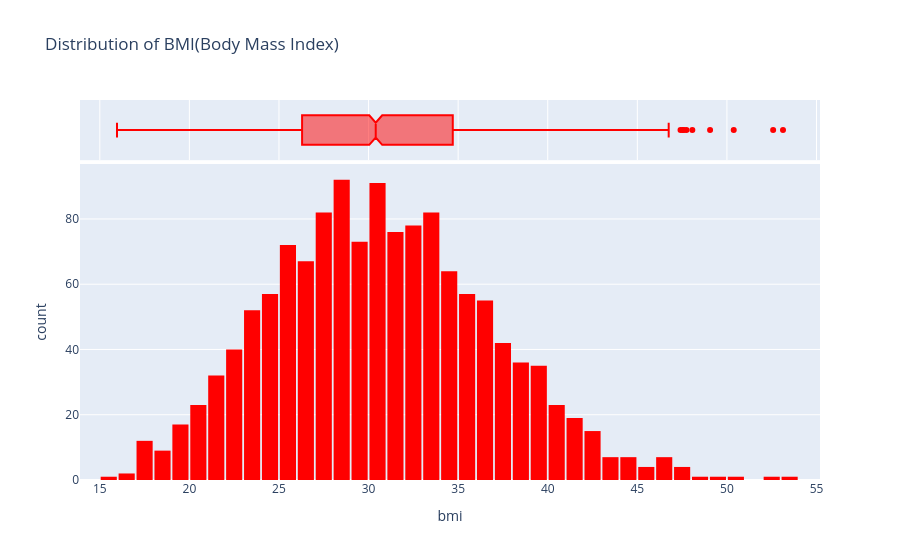

Notebook source saved alongside this figure:
### Code cell
fig = px.histogram(df,
                   x='bmi',
                   marginal='box',
                   color_discrete_sequence=['red'],
                   title='Distribution of BMI(Body Mass Index)')
fig.update_layout(bargap=0.1)
fig.show()

### Figure 1 — Plotly figure (JSON) as saved in the notebook; plotly's stock layout.template omitted (floating-point values rounded to 4 significant figures; data arrays with more than 128 entries replaced by an {"elided": "..."} marker saying what was removed)
{"data": [{"bingroup": "x", "hovertemplate": "bmi=%{x}<br>count=%{y}<extra></extra>", "legendgroup": "", "marker": {"color": "red", "pattern": {"shape": ""}}, "name": "", "orientation": "v", "showlegend": false, "type": "histogram", "x": {"elided": "1338 float values"}, "xaxis": "x", "yaxis": "y"}, {"hovertemplate": "bmi=%{x}<extra></extra>", "legendgroup": "", "marker": {"color": "red"}, "name": "", "notched": true, "showlegend": false, "type": "box", "x": {"elided": "1338 float values"}, "xaxis": "x2", "yaxis": "y2"}], "layout": {"bargap": 0.1, "barmode": "relative", "legend": {"tracegroupgap": 0}, "title": {"text": "Distribution of BMI(Body Mass Index)"}, "xaxis": {"anchor": "y", "domain": [0, 1], "title": {"text": "bmi"}}, "xaxis2": {"anchor": "y2", "domain": [0, 1], "matches": "x", "showgrid": true, "showticklabels": false}, "yaxis": {"anchor": "x", "domain": [0, 0.8316], "title": {"text": "count"}}, "yaxis2": {"anchor": "x2", "domain": [0.8416, 1], "matches": "y2", "showgrid": false, "showline": false, "showticklabels": false, "ticks": ""}}}
